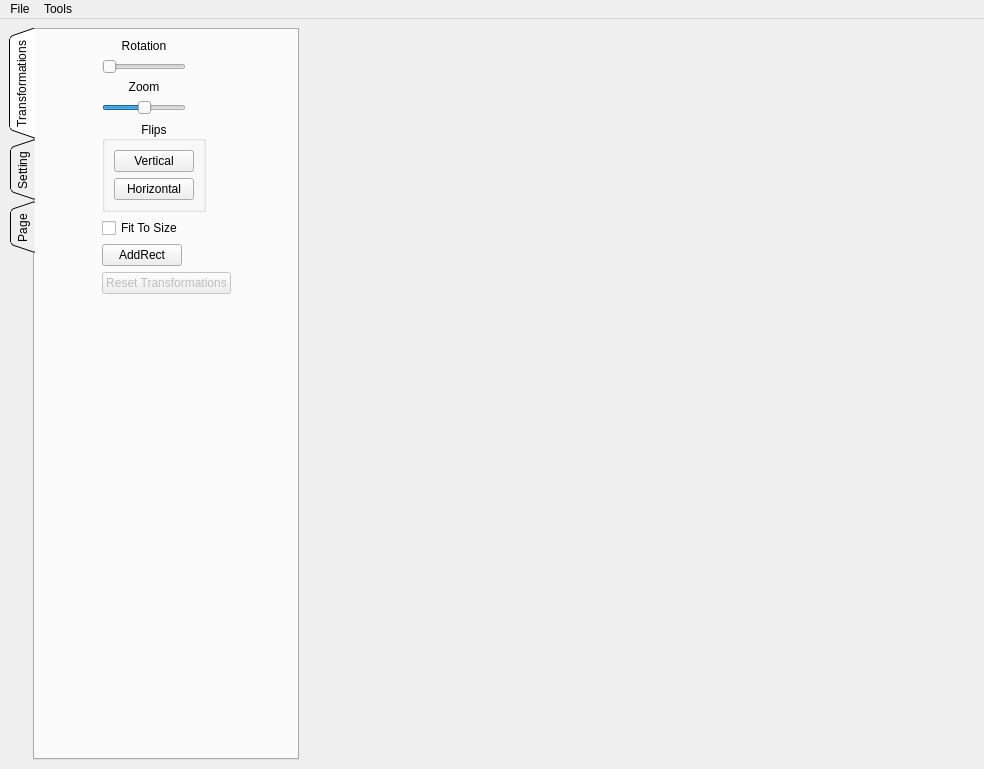
<?xml version="1.0" encoding="UTF-8"?>
<ui version="4.0">
 <class>MainWindow</class>
 <widget class="QMainWindow" name="MainWindow">
  <property name="geometry">
   <rect>
    <x>0</x>
    <y>0</y>
    <width>984</width>
    <height>769</height>
   </rect>
  </property>
  <property name="windowTitle">
   <string>MainWindow</string>
  </property>
  <widget class="QWidget" name="centralWidget">
   <layout class="QVBoxLayout" name="verticalLayout_3">
    <item>
     <layout class="QHBoxLayout" name="horizontalLayout">
      <item>
       <widget class="QTabWidget" name="tabWidget">
        <property name="sizePolicy">
         <sizepolicy hsizetype="Fixed" vsizetype="Minimum">
          <horstretch>0</horstretch>
          <verstretch>0</verstretch>
         </sizepolicy>
        </property>
        <property name="minimumSize">
         <size>
          <width>290</width>
          <height>0</height>
         </size>
        </property>
        <property name="mouseTracking">
         <bool>true</bool>
        </property>
        <property name="layoutDirection">
         <enum>Qt::LeftToRight</enum>
        </property>
        <property name="tabPosition">
         <enum>QTabWidget::West</enum>
        </property>
        <property name="tabShape">
         <enum>QTabWidget::Triangular</enum>
        </property>
        <property name="currentIndex">
         <number>0</number>
        </property>
        <property name="elideMode">
         <enum>Qt::ElideNone</enum>
        </property>
        <widget class="QWidget" name="tab">
         <attribute name="title">
          <string>Transformations</string>
         </attribute>
         <layout class="QVBoxLayout" name="verticalLayout_2">
          <item>
           <layout class="QVBoxLayout" name="verticalLayout_11">
            <item>
             <layout class="QHBoxLayout" name="horizontalLayout_2">
              <item>
               <spacer name="horizontalSpacer">
                <property name="orientation">
                 <enum>Qt::Horizontal</enum>
                </property>
                <property name="sizeHint" stdset="0">
                 <size>
                  <width>40</width>
                  <height>20</height>
                 </size>
                </property>
               </spacer>
              </item>
              <item>
               <layout class="QFormLayout" name="formLayout">
                <property name="labelAlignment">
                 <set>Qt::AlignCenter</set>
                </property>
                <property name="formAlignment">
                 <set>Qt::AlignHCenter|Qt::AlignTop</set>
                </property>
                <item row="0" column="0">
                 <layout class="QVBoxLayout" name="verticalLayout_5">
                  <item>
                   <widget class="QLabel" name="label">
                    <property name="text">
                     <string>Rotation</string>
                    </property>
                    <property name="alignment">
                     <set>Qt::AlignCenter</set>
                    </property>
                   </widget>
                  </item>
                  <item>
                   <widget class="QSlider" name="horizontalSlider">
                    <property name="maximum">
                     <number>360</number>
                    </property>
                    <property name="pageStep">
                     <number>1</number>
                    </property>
                    <property name="orientation">
                     <enum>Qt::Horizontal</enum>
                    </property>
                   </widget>
                  </item>
                 </layout>
                </item>
                <item row="1" column="0">
                 <layout class="QVBoxLayout" name="verticalLayout_6">
                  <item>
                   <widget class="QLabel" name="label_2">
                    <property name="text">
                     <string>Zoom</string>
                    </property>
                    <property name="alignment">
                     <set>Qt::AlignCenter</set>
                    </property>
                   </widget>
                  </item>
                  <item>
                   <widget class="QSlider" name="horizontalSlider_2">
                    <property name="minimum">
                     <number>-100</number>
                    </property>
                    <property name="maximum">
                     <number>100</number>
                    </property>
                    <property name="singleStep">
                     <number>1</number>
                    </property>
                    <property name="pageStep">
                     <number>1</number>
                    </property>
                    <property name="orientation">
                     <enum>Qt::Horizontal</enum>
                    </property>
                   </widget>
                  </item>
                 </layout>
                </item>
                <item row="2" column="0">
                 <widget class="QGroupBox" name="groupBox">
                  <property name="title">
                   <string>Flips</string>
                  </property>
                  <property name="alignment">
                   <set>Qt::AlignCenter</set>
                  </property>
                  <layout class="QVBoxLayout" name="verticalLayout_7">
                   <item>
                    <widget class="QPushButton" name="VerticalFlipsButton">
                     <property name="text">
                      <string>Vertical</string>
                     </property>
                    </widget>
                   </item>
                   <item>
                    <widget class="QPushButton" name="HorizontalFlipsButton">
                     <property name="text">
                      <string>Horizontal</string>
                     </property>
                    </widget>
                   </item>
                  </layout>
                 </widget>
                </item>
                <item row="3" column="0">
                 <widget class="QCheckBox" name="FitToSizeCheckBox">
                  <property name="text">
                   <string>Fit To Size</string>
                  </property>
                 </widget>
                </item>
                <item row="5" column="0">
                 <widget class="QPushButton" name="pushButton">
                  <property name="enabled">
                   <bool>false</bool>
                  </property>
                  <property name="sizePolicy">
                   <sizepolicy hsizetype="Minimum" vsizetype="Fixed">
                    <horstretch>0</horstretch>
                    <verstretch>0</verstretch>
                   </sizepolicy>
                  </property>
                  <property name="text">
                   <string>Reset Transformations</string>
                  </property>
                 </widget>
                </item>
                <item row="4" column="0">
                 <widget class="QPushButton" name="pushButtonAddRect">
                  <property name="text">
                   <string>AddRect</string>
                  </property>
                 </widget>
                </item>
               </layout>
              </item>
              <item>
               <spacer name="horizontalSpacer_2">
                <property name="orientation">
                 <enum>Qt::Horizontal</enum>
                </property>
                <property name="sizeHint" stdset="0">
                 <size>
                  <width>40</width>
                  <height>20</height>
                 </size>
                </property>
               </spacer>
              </item>
             </layout>
            </item>
            <item>
             <spacer name="verticalSpacer_2">
              <property name="orientation">
               <enum>Qt::Vertical</enum>
              </property>
              <property name="sizeHint" stdset="0">
               <size>
                <width>20</width>
                <height>40</height>
               </size>
              </property>
             </spacer>
            </item>
           </layout>
          </item>
         </layout>
        </widget>
        <widget class="QWidget" name="tab_2">
         <attribute name="title">
          <string>Setting</string>
         </attribute>
         <widget class="QWidget" name="layoutWidget">
          <property name="geometry">
           <rect>
            <x>2</x>
            <y>10</y>
            <width>261</width>
            <height>711</height>
           </rect>
          </property>
          <layout class="QVBoxLayout" name="verticalLayout_8"/>
         </widget>
        </widget>
        <widget class="QWidget" name="tab_3">
         <attribute name="title">
          <string>Page</string>
         </attribute>
        </widget>
       </widget>
      </item>
      <item>
       <widget class="QWidget" name="widget" native="true">
        <layout class="QVBoxLayout" name="verticalLayout">
         <item>
          <layout class="QVBoxLayout" name="verticalLayout_4"/>
         </item>
        </layout>
       </widget>
      </item>
     </layout>
    </item>
   </layout>
  </widget>
  <widget class="QMenuBar" name="menuBar">
   <property name="geometry">
    <rect>
     <x>0</x>
     <y>0</y>
     <width>984</width>
     <height>26</height>
    </rect>
   </property>
   <widget class="QMenu" name="menuFile">
    <property name="title">
     <string>File</string>
    </property>
    <addaction name="actionOpen"/>
    <addaction name="separator"/>
    <addaction name="actionExit"/>
   </widget>
   <widget class="QMenu" name="menuTools">
    <property name="title">
     <string>Tools</string>
    </property>
    <addaction name="actionZoom_In"/>
    <addaction name="actionZoom_Out"/>
    <addaction name="separator"/>
    <addaction name="actionRigth_Rotation"/>
    <addaction name="actionLeft_Rotation"/>
    <addaction name="separator"/>
    <addaction name="actionFlip_Vertical"/>
    <addaction name="actionFlip_Horizontal"/>
    <addaction name="separator"/>
    <addaction name="actionMove"/>
    <addaction name="actionFit_to_Size"/>
   </widget>
   <addaction name="menuFile"/>
   <addaction name="menuTools"/>
  </widget>
  <action name="actionOpen">
   <property name="text">
    <string>Open</string>
   </property>
  </action>
  <action name="actionExit">
   <property name="text">
    <string>Exit</string>
   </property>
  </action>
  <action name="actionRigth_Rotation">
   <property name="text">
    <string>Rigth Rotation</string>
   </property>
  </action>
  <action name="actionLeft_Rotation">
   <property name="text">
    <string>Left Rotation</string>
   </property>
  </action>
  <action name="actionFlip_Vertical">
   <property name="text">
    <string>Flip Vertical</string>
   </property>
  </action>
  <action name="actionFlip_Horizontal">
   <property name="text">
    <string>Flip Horizontal</string>
   </property>
  </action>
  <action name="actionZoom_In">
   <property name="text">
    <string>Zoom In</string>
   </property>
  </action>
  <action name="actionZoom_Out">
   <property name="text">
    <string>Zoom Out</string>
   </property>
  </action>
  <action name="actionMove">
   <property name="text">
    <string>Move</string>
   </property>
  </action>
  <action name="actionFit_to_Size">
   <property name="text">
    <string>Fit to Size</string>
   </property>
  </action>
 </widget>
 <resources/>
 <connections/>
</ui>
